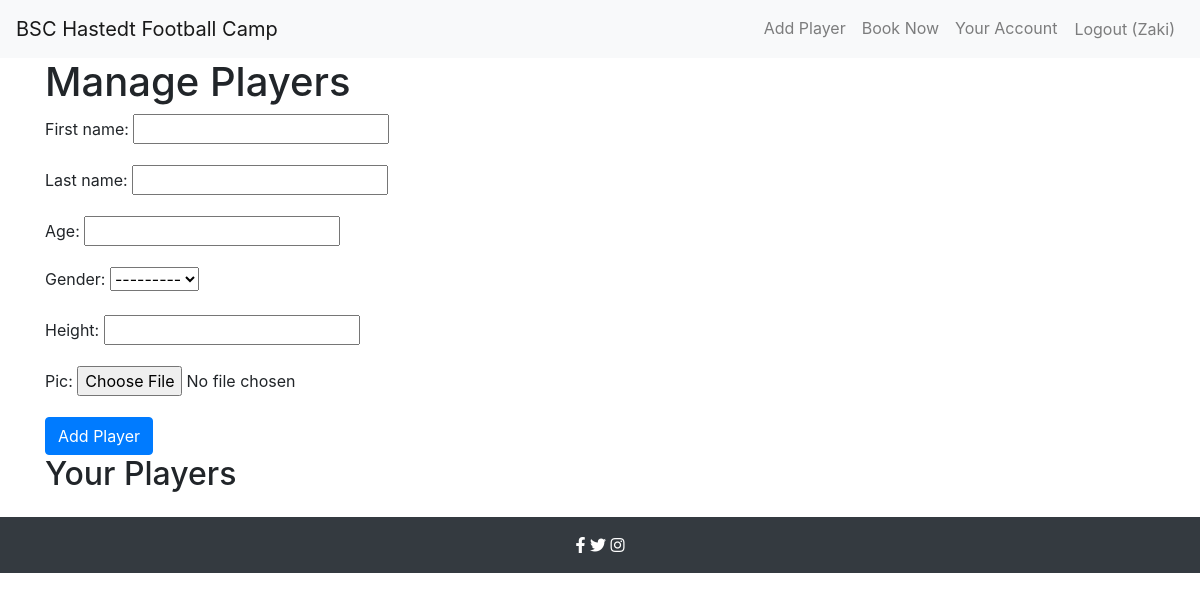
Before: /manage_players/ (signed in) with the older database file.
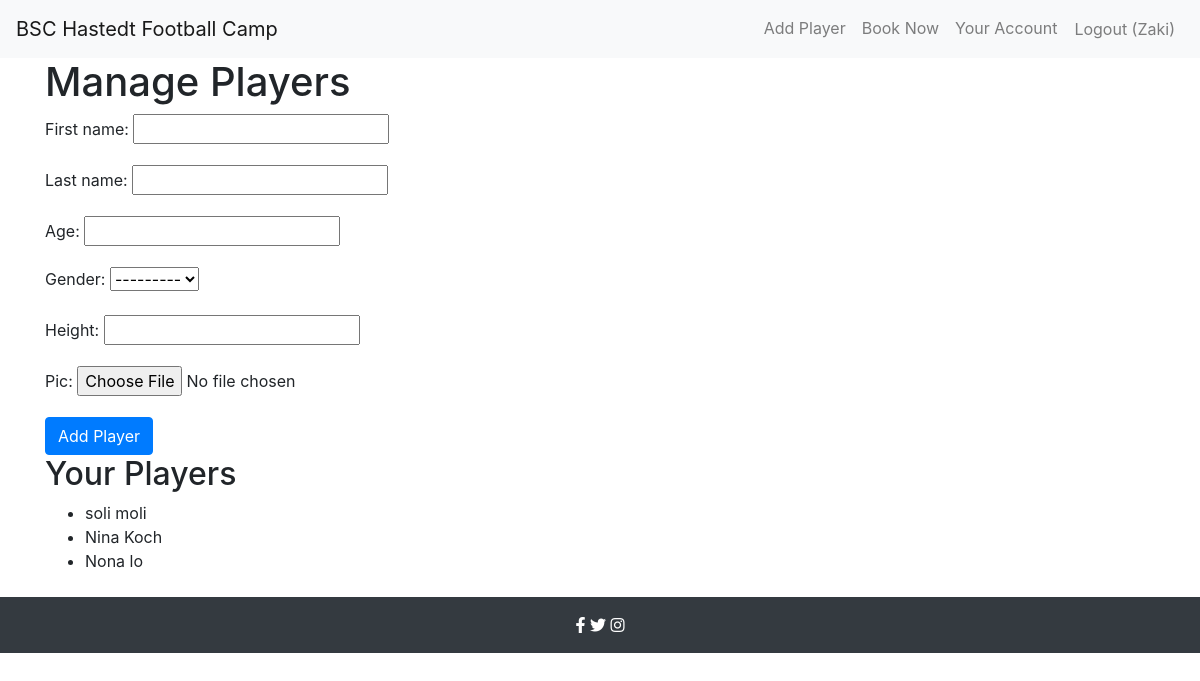
After: the same page with the newer database file.
### football_camp/models.py (models this page shows, shortened)
class Player(models.Model):
    user = models.ForeignKey(User, on_delete=models.CASCADE, related_name='players')
    first_name = models.CharField(max_length=30)
    last_name = models.CharField(max_length=30)
    age = models.IntegerField()
    gender = models.CharField(max_length=10, choices=[('girl', 'Girl'), ('boy', 'Boy')])
    height = models.FloatField()
    pic = models.ImageField(upload_to='players/', blank=True, null=True)
    class Meta:
        verbose_name = "Player"
        verbose_name_plural = "Players"

### football_camp/views.py (the view)
# urls.py: path('manage_players/', views.manage_players, name='manage_players'),
@login_required
def manage_players(request):
    if request.method == 'POST':
        form = PlayerForm(request.POST, request.FILES)
        if form.is_valid():
            player = form.save(commit=False)
            player.user = request.user
            player.save()
            messages.success(request, "Your player was successfully added.")
            return render(request, 'football_camp/manage_players.html', {
                'form': PlayerForm(),
                'players': Player.objects.filter(user=request.user),
                'success': True
            })
    else:
        form = PlayerForm()
    players = Player.objects.filter(user=request.user)
    return render(request, 'football_camp/manage_players.html', {'players': players, 'form': form})

### football_camp/forms.py (shortened to what this page needs)
class PlayerForm(forms.ModelForm):
    class Meta:
        model = Player
        fields = ['first_name', 'last_name', 'age', 'gender', 'height', 'pic']

### football_camp/templates/football_camp/manage_players.html (shortened to what this page needs)
{% extends 'football_camp/base.html' %}
{% block content %}
<div class="container">
    <h1>Manage Players</h1>
    <form method="post" enctype="multipart/form-data">
        {{ form.as_p }}
        <button type="submit" class="btn btn-primary">Add Player</button>
    </form>
    <h2>Your Players</h2>
    <ul>
        {% for player in players %}
        <li>{{ player.first_name }} {{ player.last_name }}</li>
        {% endfor %}
    </ul>
</div>
{% endblock %}

### football_camp/templates/football_camp/base.html (shortened to what this page needs)
<!DOCTYPE html>
<html lang="en">
<head>
    {% load static %}
    <link rel="stylesheet" href="{% static 'css/style.css' %}">
    <link rel="stylesheet" href="https://maxcdn.bootstrapcdn.com/bootstrap/4.5.2/css/bootstrap.min.css">
    <link rel="stylesheet" href="https://cdnjs.cloudflare.com/ajax/libs/font-awesome/5.15.3/css/all.min.css">
</head>
<body>
    <nav class="navbar navbar-expand-lg navbar-light bg-light">
        <a class="navbar-brand" href="{% url 'home' %}">BSC Hastedt Football Camp</a>
        <div class="collapse navbar-collapse" id="navbarNav">
            <ul class="navbar-nav ml-auto">
                {% if user.is_authenticated %}
                <li class="nav-item">
                    <a class="nav-link" href="{% url 'manage_players' %}">Add Player</a>
                </li>
                <li class="nav-item">
                    <a class="nav-link" href="{% url 'book_service' %}">Book Now</a>
                </li>
                <li class="nav-item">
                    <a class="nav-link" href="{% url 'user_account' %}">Your Account</a>
                </li>
                <li class="nav-item">
                    <form method="post" action="{% url 'logout' %}">
                        <button type="submit" class="nav-link btn btn-link" style="cursor: pointer;">Logout ({{ user.username }})</button>
                    </form>
                </li>
                {% endif %}
            </ul>
        </div>
    </nav>
    <div class="content">
        {% block content %}{% endblock %}
    </div>
    <footer class="bg-dark text-white text-center mt-4 py-3">
        <a href="https://facebook.com" target="_blank" rel="nofollow noreferrer" class="text-white">
            <i class="fab fa-facebook-f"></i>
        </a>
        <a href="https://twitter.com" target="_blank" rel="nofollow noreferrer" class="text-white">
            <i class="fab fa-twitter"></i>
        </a>
        <a href="https://instagram.com" target="_blank" rel="nofollow noreferrer" class="text-white">
            <i class="fab fa-instagram"></i>
        </a>
    </footer>
</body>
</html>

### football_camp/static/css/style.css (style rules this page uses)
body { background-color: #F9FAFC; }

Changed rows visible on the page:
added Player: first_name "soli", last_name "moli"
added Player: first_name "Nina", last_name "Koch"
added Player: first_name "Nona", last_name "lo"
